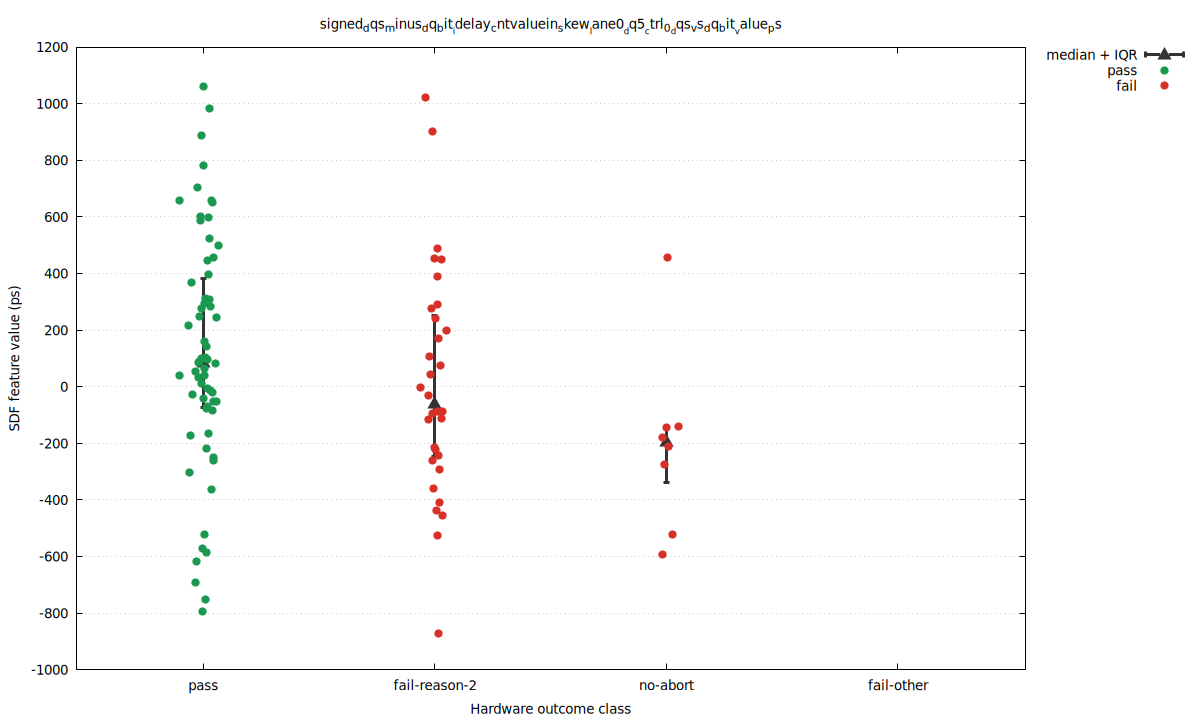

Write gnuplot code to recreate this figure.
set terminal pngcairo size 1200,720 enhanced font 'DejaVu Sans,10'
set output 'signed_baseline_abort2_vs_pass_skew_signed_dqs_minus_dq_bit_idelay_cntvaluein_skew_lane0_dq5_ctrl_0_dqs_vs_dq_.png'
set datafile separator comma
set key outside right top
set grid ytics
set xrange [0.45:4.55]
set xtics ('pass' 1, 'fail-reason-2' 2, 'no-abort' 3, 'fail-other' 4)
set xlabel 'Hardware outcome class'
set ylabel 'SDF feature value (ps)'
set title 'signed_dqs_minus_dq_bit__idelay_cntvaluein_skew__lane0__dq5__ctrl_0__dqs_vs_dq_bit__value_ps'
plot \
  'signed_baseline_abort2_vs_pass_skew_signed_dqs_minus_dq_bit_idelay_cntvaluein_skew_lane0_dq5_ctrl_0_dqs_vs_dq_.summary.dat' using 1:4:3:5 with yerrorbars pt 9 ps 1.5 lw 3 lc rgb '#333333' title 'median + IQR', \
  'signed_baseline_abort2_vs_pass_skew_signed_dqs_minus_dq_bit_idelay_cntvaluein_skew_lane0_dq5_ctrl_0_dqs_vs_dq_.dat' using 1:4 with points pt 7 ps 1.2 lc rgb '#1a9850' title 'pass', \
  'signed_baseline_abort2_vs_pass_skew_signed_dqs_minus_dq_bit_idelay_cntvaluein_skew_lane0_dq5_ctrl_0_dqs_vs_dq_.dat' using 1:5 with points pt 7 ps 1.2 lc rgb '#d73027' title 'fail'
